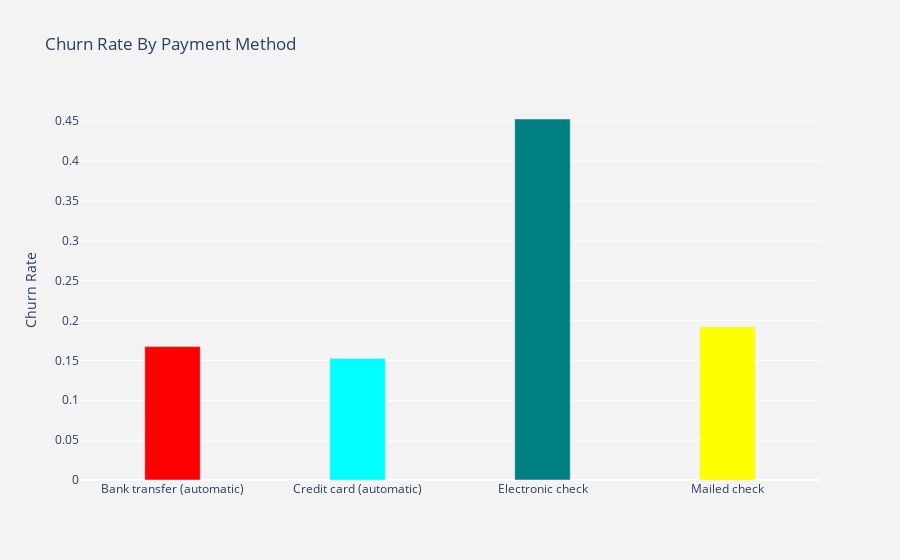

Notebook source saved alongside this figure:
### Code cell
#Visualize Churn Rate by Payment Method
plot_by_payment = dataset.groupby('PaymentMethod').Churn.mean().reset_index()
plot_data = [
    go.Bar(
        x = plot_by_payment ['PaymentMethod'],
    y = plot_by_payment ['Churn'],
    width = [0.3, 0.3,0.3,0.3],
        marker = dict(
    color = ['red', 'cyan', 'teal', 'yellow'])
    )
]
plot_layout = go.Layout(
xaxis = {"type":"category"},
yaxis = {"title":"Churn Rate"},
title ='Churn Rate By Payment Method',
plot_bgcolor = "rgb(243,243,243)" ,
 paper_bgcolor = "rgb(243,243,243)"
)
fig = go.Figure(data = plot_data, layout = plot_layout)
po.iplot(fig)

### Figure 1 — Plotly figure (JSON) as saved in the notebook; plotly's stock layout.template omitted (floating-point values rounded to 4 significant figures)
{"data": [{"marker": {"color": ["red", "cyan", "teal", "yellow"]}, "type": "bar", "width": [0.3, 0.3, 0.3, 0.3], "x": ["Bank transfer (automatic)", "Credit card (automatic)", "Electronic check", "Mailed check"], "y": [0.1673, 0.1525, 0.4529, 0.192]}], "layout": {"paper_bgcolor": "rgb(243,243,243)", "plot_bgcolor": "rgb(243,243,243)", "title": {"text": "Churn Rate By Payment Method"}, "xaxis": {"type": "category"}, "yaxis": {"title": {"text": "Churn Rate"}}}}
